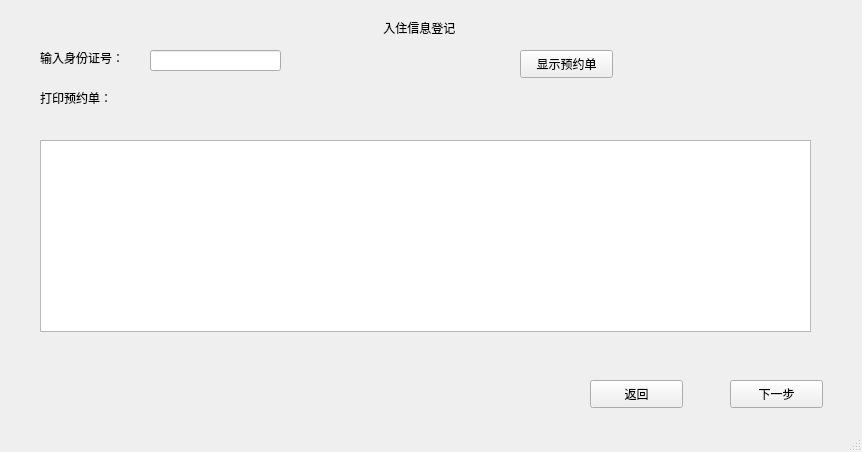
<?xml version="1.0" encoding="UTF-8"?>
<ui version="4.0">
 <class>Register5</class>
 <widget class="QMainWindow" name="Register5">
  <property name="geometry">
   <rect>
    <x>0</x>
    <y>0</y>
    <width>862</width>
    <height>452</height>
   </rect>
  </property>
  <property name="windowTitle">
   <string>预约登记入住</string>
  </property>
  <widget class="QWidget" name="centralwidget">
   <widget class="QLabel" name="label">
    <property name="geometry">
     <rect>
      <x>380</x>
      <y>20</y>
      <width>111</width>
      <height>16</height>
     </rect>
    </property>
    <property name="text">
     <string> 入住信息登记</string>
    </property>
   </widget>
   <widget class="QLabel" name="label_2">
    <property name="geometry">
     <rect>
      <x>40</x>
      <y>50</y>
      <width>101</width>
      <height>16</height>
     </rect>
    </property>
    <property name="text">
     <string>输入身份证号：</string>
    </property>
   </widget>
   <widget class="QLineEdit" name="lineEdit">
    <property name="geometry">
     <rect>
      <x>150</x>
      <y>50</y>
      <width>131</width>
      <height>21</height>
     </rect>
    </property>
   </widget>
   <widget class="QLabel" name="label_3">
    <property name="geometry">
     <rect>
      <x>40</x>
      <y>90</y>
      <width>91</width>
      <height>16</height>
     </rect>
    </property>
    <property name="text">
     <string>打印预约单：</string>
    </property>
   </widget>
   <widget class="QPushButton" name="pushButton">
    <property name="geometry">
     <rect>
      <x>590</x>
      <y>380</y>
      <width>93</width>
      <height>28</height>
     </rect>
    </property>
    <property name="text">
     <string>返回</string>
    </property>
   </widget>
   <widget class="QPushButton" name="pushButton_2">
    <property name="geometry">
     <rect>
      <x>730</x>
      <y>380</y>
      <width>93</width>
      <height>28</height>
     </rect>
    </property>
    <property name="text">
     <string>下一步</string>
    </property>
   </widget>
   <widget class="QPushButton" name="pushButton_3">
    <property name="geometry">
     <rect>
      <x>520</x>
      <y>50</y>
      <width>93</width>
      <height>28</height>
     </rect>
    </property>
    <property name="text">
     <string>显示预约单</string>
    </property>
   </widget>
   <widget class="QTableView" name="tableView">
    <property name="geometry">
     <rect>
      <x>40</x>
      <y>140</y>
      <width>771</width>
      <height>192</height>
     </rect>
    </property>
   </widget>
  </widget>
  <widget class="QStatusBar" name="statusbar"/>
 </widget>
 <resources/>
 <connections/>
</ui>
